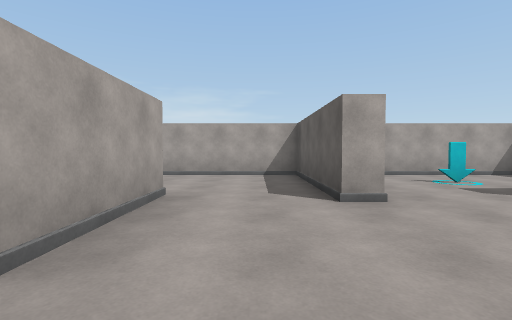
[1] (above)

16 first-person views from a walk through a 3-D level made in the Unity game engine. The camera is 1.2 m above the floor, tilts 2° down and sees 85° across. The floor is counted in squares, 2 m on a side. Each view is taken from the middle of a square. On the plan, view 1 faces up. The plan holds only what a view shows up to about 9 squares ahead; the rest is blank. The place goes on beyond the plan. The player character is not drawn. Some animated figures are not drawn. Surface patterns are stand-ins for the level's own textures.

[2]
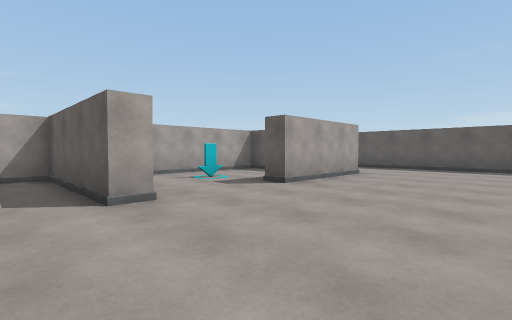

[3]
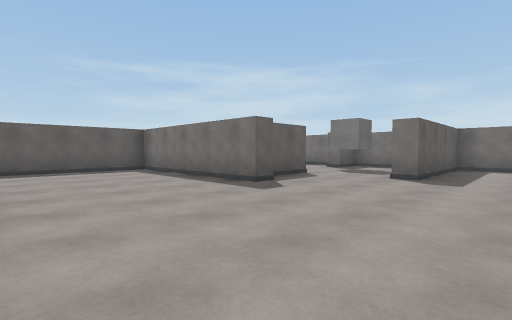

[4]
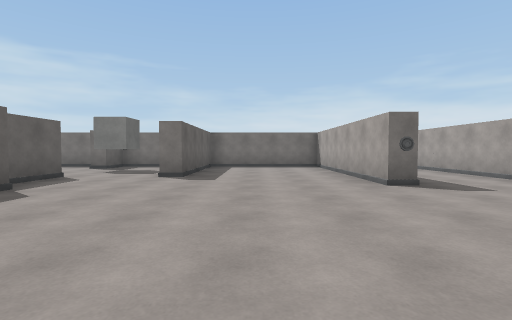

[5]
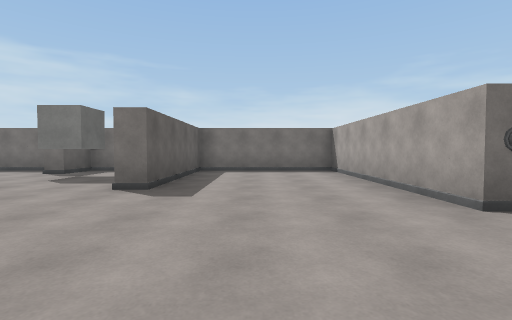

[6]
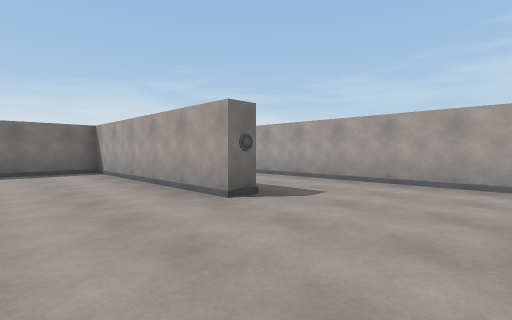

[7]
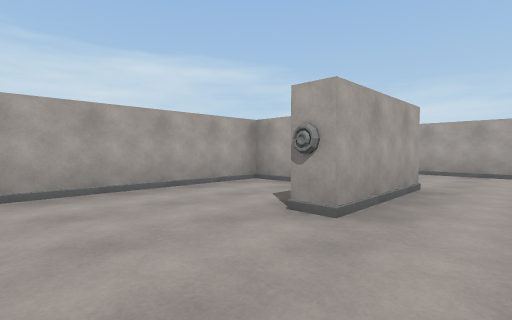

[8]
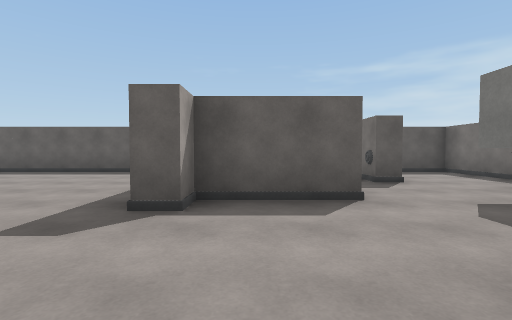

[9]
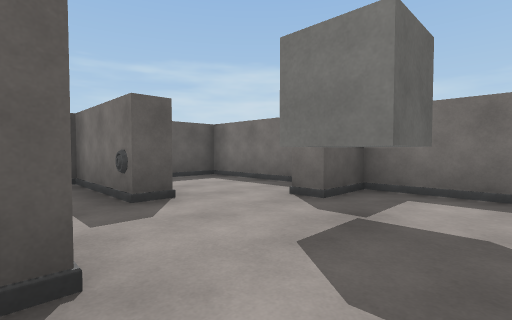

[10]
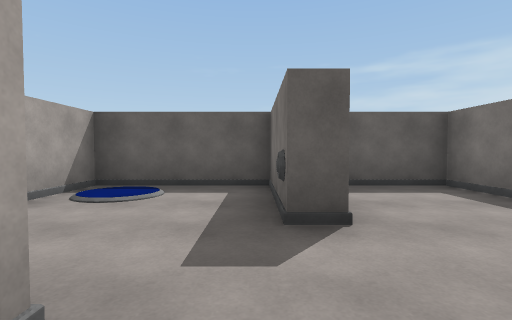

[11]
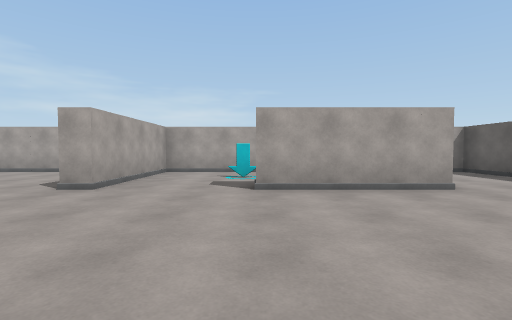

[12]
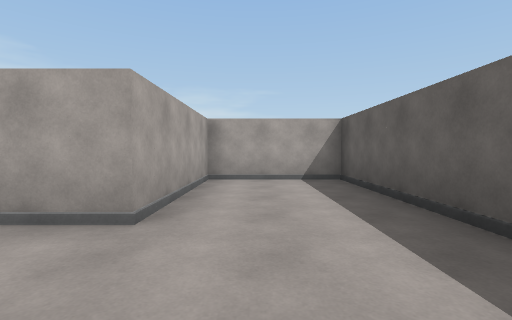

[13]
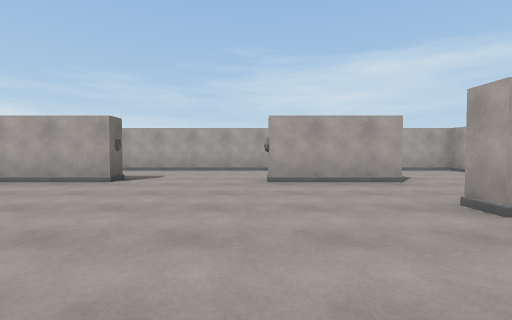

[14]
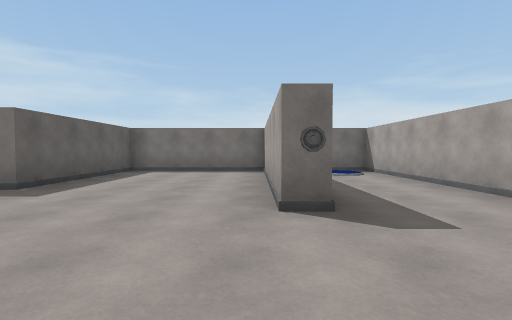

[15]
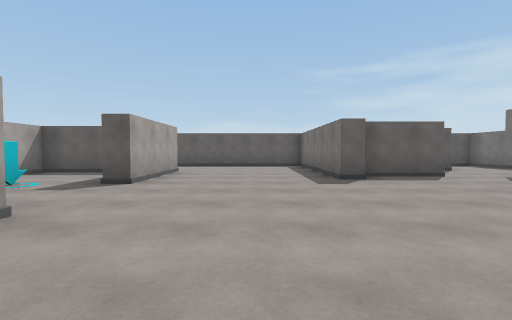

[16]
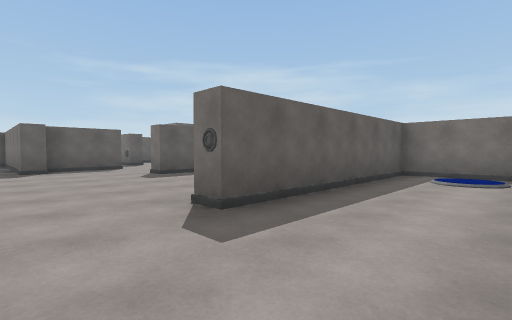

### Floor plan
Key: @ floor where view 1 was taken; # wall or solid block; . floor; / step, stairs or slope; C cube; O other object.
Columns run from 5 left of view 1 to 10 right of it. Each row starts with its distance up from view 1.
  7 ################
  6 #.....#.....#..#
  5 #.....#..O..#..#
  4 ####..O..###O..#
  3 #..#...........#
  2 #/.#...........#
  1 #/.............#
  0 #/...@.........#
 -1 #/........######
 -2 #/.O/.....#....#
 -3 #/.#/.....#....#
 -4 #/.#/...#....O##
 -5 #/.#/...#.C....#
 -6 #/.#/...#..#...#
 -7 #./#.///#..#...#
 -8 ################

Where each view was taken, in squares from view 1:
view 1: 0 up, 0 right, facing up
view 2: 0 up, 0 right, facing up-right
view 3: 3 up, 1 right, facing down-right
view 4: 3 up, 1 right, facing down
view 5: 1 up, 1 right, facing down
view 6: 1 up, 1 right, facing down-left
view 7: 1 down, 0 right, facing up-left
view 8: 2 down, 2 right, facing right
view 9: 3 down, 4 right, facing down-right
view 10: 4 down, 5 right, facing right
view 11: 1 down, 4 right, facing up
view 12: 1 up, 8 right, facing up
view 13: 1 up, 4 right, facing left
view 14: 1 up, 1 left, facing down
view 15: 1 up, 1 left, facing right
view 16: 0 up, 4 left, facing down-right
